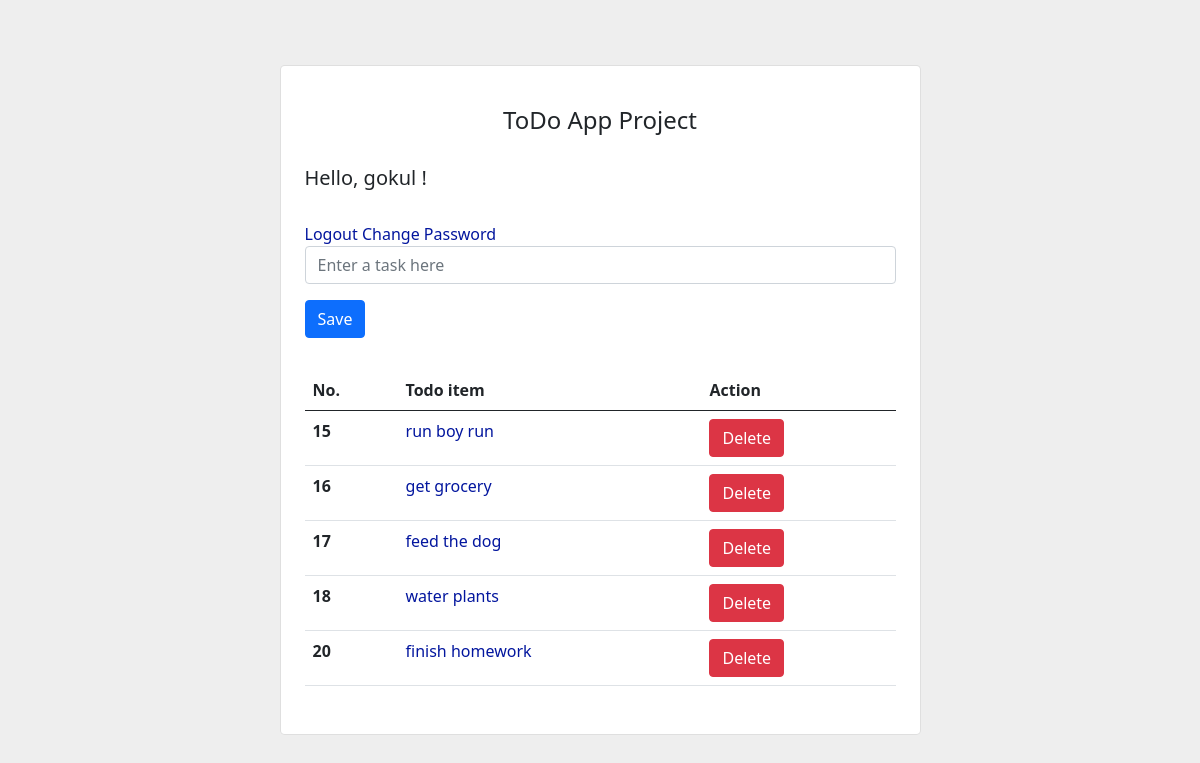
Screenshot of /todoapp/ (signed in) with the database file from the repository.
### todoapp/models.py (models this page shows)
class TodoList(models.Model):
    name = models.CharField(max_length=110, unique=True)

### todoapp/views.py (the view)
# urls.py: path('todoapp/', todoappview, name='home'),
def todoappview(request):
    all_todo_items = TodoList.objects.all()
    return render(request, 'index.html', {'all_items': all_todo_items})

### templates/index.html (shortened to what this page needs)
<!DOCTYPE html>
<html lang="en">
    <head>
        <link href="https://cdn.jsdelivr.net/npm/bootstrap@5.0.2/dist/css/bootstrap.min.css" rel="stylesheet">
    </head>
    <body>
        <section class="vh-100" style="background-color: #eee;">
    <div class="container py-5 h-100">
    <div class="row d-flex justify-content-center align-items-center h-100">
      <div class="col col-lg-9 col-xl-7">
        <div class="card rounded-3">
          <div class="card-body p-4">
            <h4 class="text-center my-3 pb-3">ToDo App Project</h4>
            <h5 class="text-right my-3 pb-3">Hello, {{user.username|default:'Guest'}} !</h5>
            <div class="text-left">
                {% if user.is_authenticated %}
                    <a href="{% url 'logout' %}">Logout</a>
                    <a href="{% url 'password_change' %}">Change Password</a>
                {% else %}
                    <a href="{% url 'login' %}">Login</a>
                {% endif %}
            </div>
            <form action="{% url 'addtodo' %}" method="post" class="row row-cols-lg-auto g-3 justify-content-center align-items-center mb-4 pb-2">
              <div class="col-12">
                <div class="form-outline">
                  <input type="text" id="form1" class="form-control" name="todoname" placeholder="Enter a task here" />
                </div>
              </div>
              <div class="col-12">
                <button type="submit" class="btn btn-primary">Save</button>
              </div>
            </form>
            <table class="table mb-4">
              <thead>
                <tr>
                  <th scope="col">No.</th>
                  <th scope="col">Todo item</th>
                  <th scope="col">Action</th>
                </tr>
              </thead>
              <tbody>
                {% for item in all_items %}
                <tr>
                  <th scope="row">{{item.id}}</th>
                  <td><a href="{% url 'todolistpage' i=item.id %}">{{item.name}}</a></td>
                  <td>
                    <form action="{% url 'deletetodo' i=item.id %}" method="post">
                        <button type="submit" class="btn btn-danger">Delete</button>
                    </form>
                  </td>
                </tr>
                {% endfor %}
              </tbody>
            </table>
          </div>
        </div>
      </div>
    </div>
  </div>
</section>
    </body>
</html>

### templates/index.html (style rules this page uses)
a:link, a:visited { color: #03169e; text-decoration: none; }

### rows the page displays
TodoList: id "15", name "run boy run"
TodoList: id "16", name "get grocery"
TodoList: id "17", name "feed the dog"
TodoList: id "18", name "water plants"
TodoList: id "20", name "finish homework"

### other values shown
{{ user.username|default:'Guest' }} "gokul"
